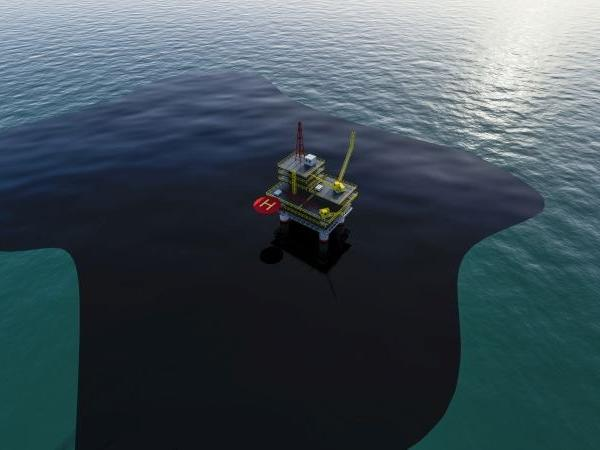
#> input picture oil_dedect/oil0.jpg, 600 x 450 px
$ python 'image input.py'
#> lines starting #> are read from the running program, lines starting #| are printed output that depends on the picture
#> the answer given: oil0.jpg
import cv2
import numpy as np

def analyze_image(image_path):
#> called with image_path = 'oil0.jpg'
    try:
        # Read the image
        image = cv2.imread(image_path)
#> image is the input picture: shape (450, 600, 3); mean B, G, R 86, 77.8, 63.4

        # Check if the image was loaded successfully
        if image is None:
            raise Exception("Failed to load image")

        # Convert the image to grayscale
        gray_image = cv2.cvtColor(image, cv2.COLOR_BGR2GRAY)
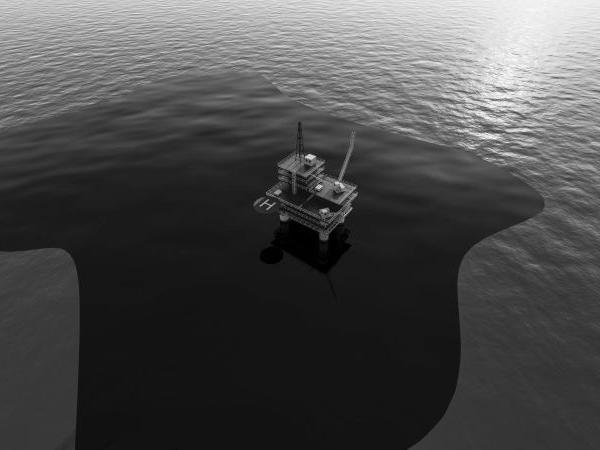
#> gray_image: shape (450, 600); min 0, max 255, mean 74.5

        # Apply edge detection to the grayscale image
        edges = cv2.Canny(gray_image, 50, 150)
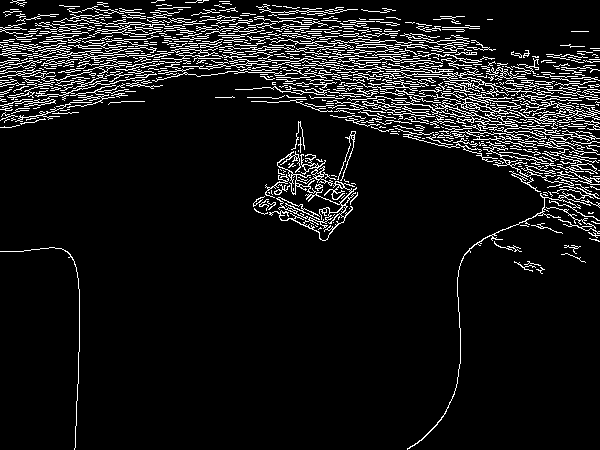
#> edges: shape (450, 600); 8.8% white in thin lines or dots

        # Display the original image and the edges image in new windows
        cv2.imshow('Original Image', image)
        cv2.imshow('Edges Image', edges)

        # Wait for a key press to close the windows
        cv2.waitKey(0)
        cv2.destroyAllWindows()
    except Exception as e:
        print("Error:", e)

# Get the image path from the user
image_path = input("oil6.jpg ")

# Analyze the image and display the results
analyze_image(image_path)

$ run again, on oil_dedect/oil10.jpg
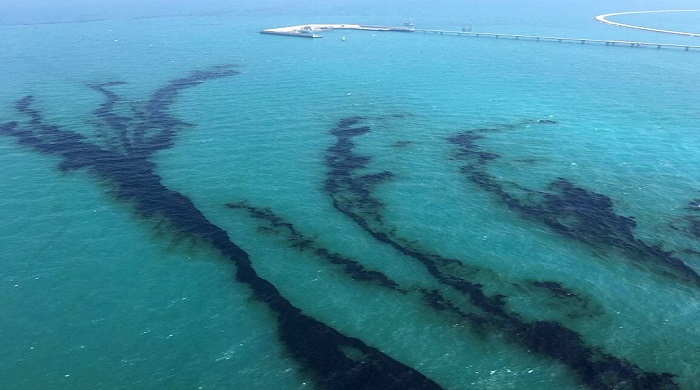
#> input picture oil_dedect/oil10.jpg, 700 x 390 px
#> in analyze_image, image is the input picture: shape (390, 700, 3); mean B, G, R 154, 134.6, 63.3
#> in analyze_image, `gray_image = cv2.cvtColor(image, cv2.COLOR_BGR2GRAY)`:
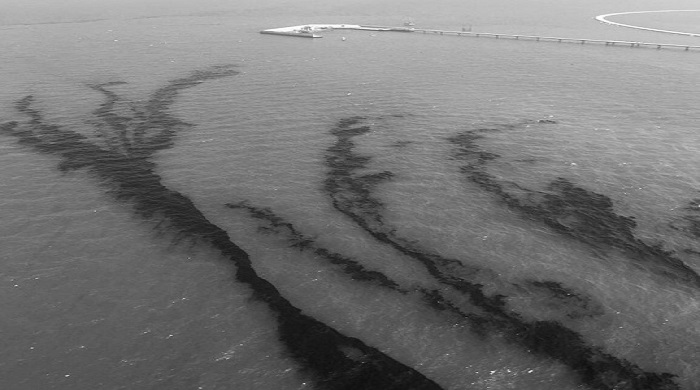
#> gray_image: shape (390, 700); min 12, max 254, mean 115.5
#> in analyze_image, `edges = cv2.Canny(gray_image, 50, 150)`:
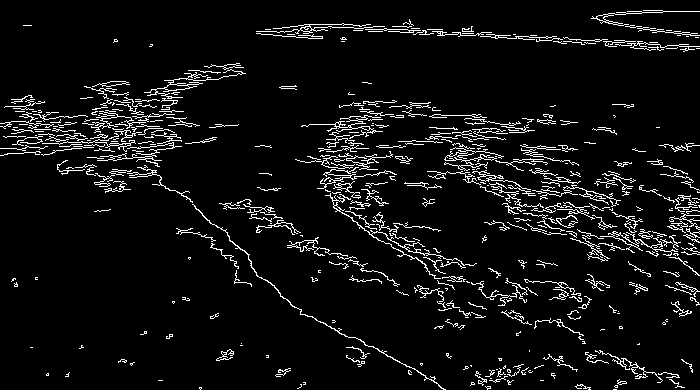
#> edges: shape (390, 700); 6.4% white in thin lines or dots

$ run again, on oil_dedect/oil11.jpg
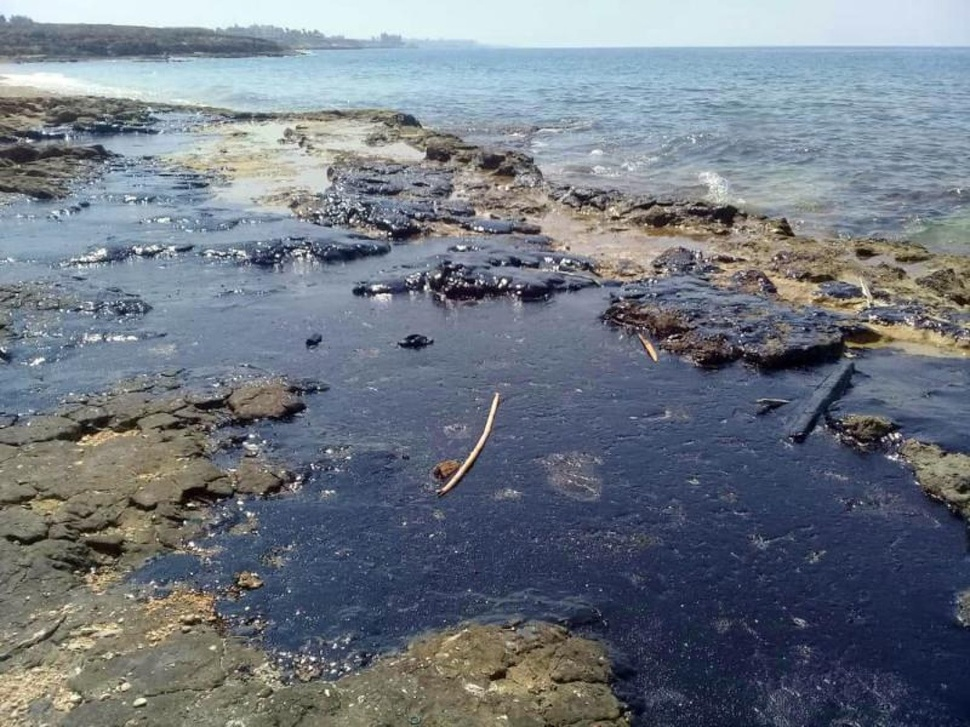
#> input picture oil_dedect/oil11.jpg, 970 x 727 px, shrunk from 1500 x 1125 before the run
#> in analyze_image, image is the input picture: shape (727, 970, 3); mean B, G, R 130.1, 119.7, 111.6
#> in analyze_image, `gray_image = cv2.cvtColor(image, cv2.COLOR_BGR2GRAY)`:
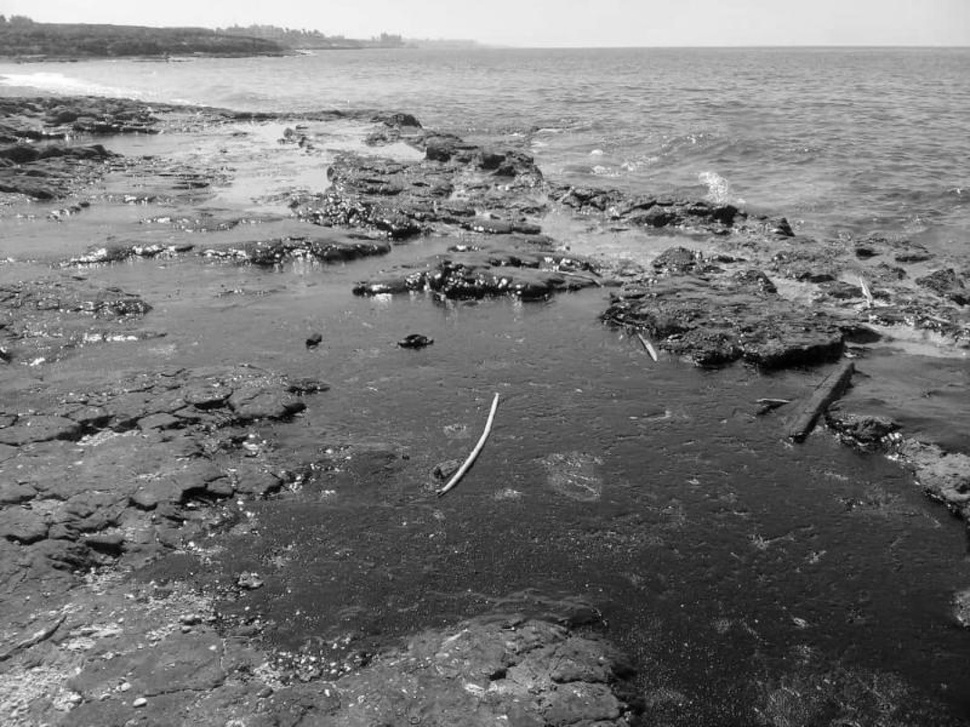
#> gray_image: shape (727, 970); min 0, max 255, mean 118.5
#> in analyze_image, `edges = cv2.Canny(gray_image, 50, 150)`:
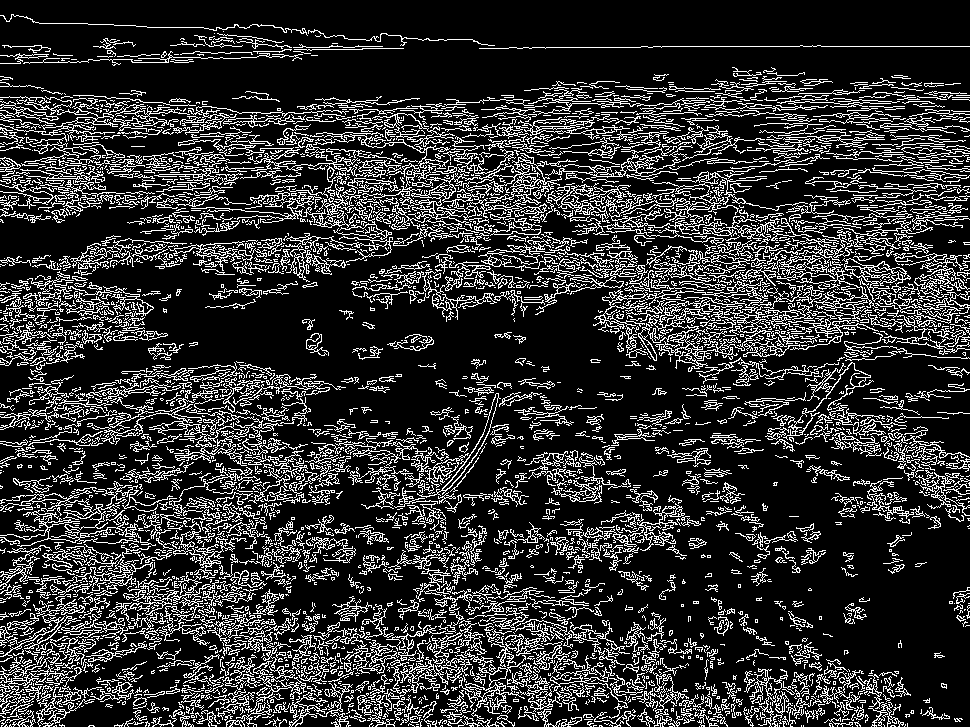
#> edges: shape (727, 970); 19.4% white in thin lines or dots
